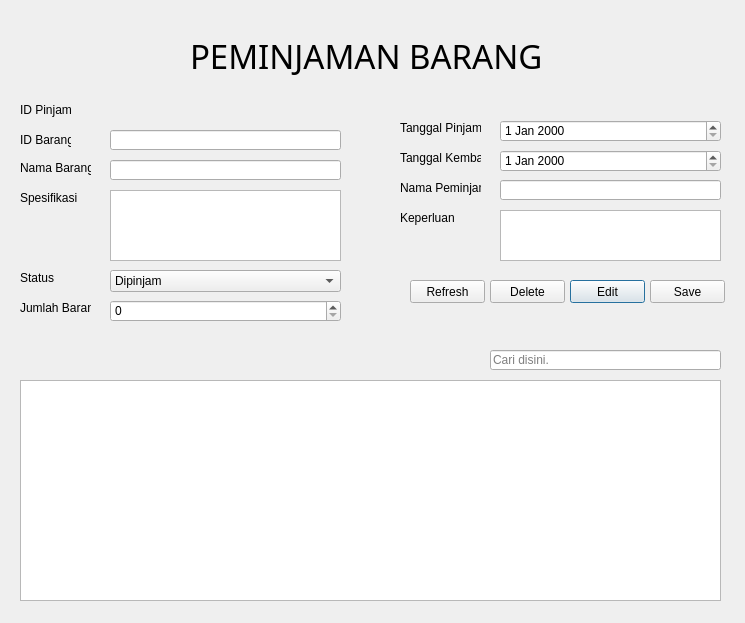
<?xml version="1.0" encoding="UTF-8"?>
<ui version="4.0">
 <class>pinjam_barang</class>
 <widget class="QDialog" name="pinjam_barang">
  <property name="geometry">
   <rect>
    <x>0</x>
    <y>0</y>
    <width>745</width>
    <height>623</height>
   </rect>
  </property>
  <property name="windowTitle">
   <string>Peminjaman Barang</string>
  </property>
  <widget class="QDateEdit" name="txt_tgl2">
   <property name="geometry">
    <rect>
     <x>500</x>
     <y>150</y>
     <width>221</width>
     <height>22</height>
    </rect>
   </property>
  </widget>
  <widget class="QTextEdit" name="txt_spesifikasi">
   <property name="enabled">
    <bool>true</bool>
   </property>
   <property name="geometry">
    <rect>
     <x>110</x>
     <y>190</y>
     <width>231</width>
     <height>71</height>
    </rect>
   </property>
   <property name="readOnly">
    <bool>true</bool>
   </property>
  </widget>
  <widget class="QLineEdit" name="txt_namabrg">
   <property name="enabled">
    <bool>true</bool>
   </property>
   <property name="geometry">
    <rect>
     <x>110</x>
     <y>160</y>
     <width>231</width>
     <height>20</height>
    </rect>
   </property>
   <property name="readOnly">
    <bool>true</bool>
   </property>
  </widget>
  <widget class="QLabel" name="label_4">
   <property name="geometry">
    <rect>
     <x>20</x>
     <y>190</y>
     <width>71</width>
     <height>16</height>
    </rect>
   </property>
   <property name="text">
    <string>Spesifikasi</string>
   </property>
  </widget>
  <widget class="QPushButton" name="pushButton_update">
   <property name="geometry">
    <rect>
     <x>570</x>
     <y>280</y>
     <width>75</width>
     <height>23</height>
    </rect>
   </property>
   <property name="text">
    <string>Edit</string>
   </property>
  </widget>
  <widget class="QLabel" name="label_8">
   <property name="geometry">
    <rect>
     <x>400</x>
     <y>210</y>
     <width>71</width>
     <height>16</height>
    </rect>
   </property>
   <property name="text">
    <string>Keperluan</string>
   </property>
  </widget>
  <widget class="QLabel" name="label_7">
   <property name="geometry">
    <rect>
     <x>400</x>
     <y>180</y>
     <width>81</width>
     <height>16</height>
    </rect>
   </property>
   <property name="text">
    <string>Nama Peminjam</string>
   </property>
  </widget>
  <widget class="QLabel" name="label_3">
   <property name="geometry">
    <rect>
     <x>20</x>
     <y>160</y>
     <width>71</width>
     <height>16</height>
    </rect>
   </property>
   <property name="text">
    <string>Nama Barang</string>
   </property>
  </widget>
  <widget class="QLineEdit" name="txt_idbrg">
   <property name="geometry">
    <rect>
     <x>110</x>
     <y>130</y>
     <width>231</width>
     <height>20</height>
    </rect>
   </property>
  </widget>
  <widget class="QLabel" name="label_10">
   <property name="geometry">
    <rect>
     <x>20</x>
     <y>270</y>
     <width>81</width>
     <height>16</height>
    </rect>
   </property>
   <property name="text">
    <string>Status</string>
   </property>
  </widget>
  <widget class="QLabel" name="label_2">
   <property name="geometry">
    <rect>
     <x>20</x>
     <y>130</y>
     <width>51</width>
     <height>20</height>
    </rect>
   </property>
   <property name="text">
    <string>ID Barang</string>
   </property>
  </widget>
  <widget class="QLabel" name="txt_idpinjam">
   <property name="geometry">
    <rect>
     <x>110</x>
     <y>100</y>
     <width>47</width>
     <height>16</height>
    </rect>
   </property>
   <property name="text">
    <string/>
   </property>
  </widget>
  <widget class="QSpinBox" name="txt_jmlbrg">
   <property name="geometry">
    <rect>
     <x>110</x>
     <y>300</y>
     <width>231</width>
     <height>22</height>
    </rect>
   </property>
  </widget>
  <widget class="QComboBox" name="txt_status">
   <property name="geometry">
    <rect>
     <x>110</x>
     <y>270</y>
     <width>231</width>
     <height>22</height>
    </rect>
   </property>
   <item>
    <property name="text">
     <string>Dipinjam</string>
    </property>
   </item>
   <item>
    <property name="text">
     <string>Dikembalikan</string>
    </property>
   </item>
  </widget>
  <widget class="QLabel" name="label_6">
   <property name="geometry">
    <rect>
     <x>20</x>
     <y>300</y>
     <width>71</width>
     <height>16</height>
    </rect>
   </property>
   <property name="text">
    <string>Jumlah Barang</string>
   </property>
  </widget>
  <widget class="QPushButton" name="pushButton_delete">
   <property name="geometry">
    <rect>
     <x>490</x>
     <y>280</y>
     <width>75</width>
     <height>23</height>
    </rect>
   </property>
   <property name="text">
    <string>Delete</string>
   </property>
  </widget>
  <widget class="QLabel" name="label_11">
   <property name="geometry">
    <rect>
     <x>20</x>
     <y>100</y>
     <width>51</width>
     <height>20</height>
    </rect>
   </property>
   <property name="text">
    <string>ID Pinjam</string>
   </property>
  </widget>
  <widget class="QLabel" name="label_5">
   <property name="geometry">
    <rect>
     <x>400</x>
     <y>120</y>
     <width>81</width>
     <height>16</height>
    </rect>
   </property>
   <property name="text">
    <string>Tanggal Pinjam</string>
   </property>
  </widget>
  <widget class="QPushButton" name="pushButton_save">
   <property name="geometry">
    <rect>
     <x>650</x>
     <y>280</y>
     <width>75</width>
     <height>23</height>
    </rect>
   </property>
   <property name="text">
    <string>Save</string>
   </property>
  </widget>
  <widget class="QLabel" name="label">
   <property name="geometry">
    <rect>
     <x>190</x>
     <y>30</y>
     <width>361</width>
     <height>51</height>
    </rect>
   </property>
   <property name="font">
    <font>
     <family>Maiandra GD</family>
     <pointsize>25</pointsize>
    </font>
   </property>
   <property name="text">
    <string>PEMINJAMAN BARANG</string>
   </property>
  </widget>
  <widget class="QDateEdit" name="txt_tgl">
   <property name="geometry">
    <rect>
     <x>500</x>
     <y>120</y>
     <width>221</width>
     <height>22</height>
    </rect>
   </property>
  </widget>
  <widget class="QLabel" name="label_9">
   <property name="geometry">
    <rect>
     <x>400</x>
     <y>150</y>
     <width>81</width>
     <height>16</height>
    </rect>
   </property>
   <property name="text">
    <string>Tanggal Kembali</string>
   </property>
  </widget>
  <widget class="QTableView" name="tableView">
   <property name="geometry">
    <rect>
     <x>20</x>
     <y>380</y>
     <width>701</width>
     <height>221</height>
    </rect>
   </property>
  </widget>
  <widget class="QLineEdit" name="txt_cari">
   <property name="geometry">
    <rect>
     <x>490</x>
     <y>350</y>
     <width>231</width>
     <height>20</height>
    </rect>
   </property>
   <property name="placeholderText">
    <string>Cari disini.</string>
   </property>
  </widget>
  <widget class="QPushButton" name="pushButton_refresh">
   <property name="geometry">
    <rect>
     <x>410</x>
     <y>280</y>
     <width>75</width>
     <height>23</height>
    </rect>
   </property>
   <property name="text">
    <string>Refresh</string>
   </property>
  </widget>
  <widget class="QLineEdit" name="txt_namapeminjam">
   <property name="geometry">
    <rect>
     <x>500</x>
     <y>180</y>
     <width>221</width>
     <height>20</height>
    </rect>
   </property>
  </widget>
  <widget class="QTextEdit" name="txt_keperluan">
   <property name="geometry">
    <rect>
     <x>500</x>
     <y>210</y>
     <width>221</width>
     <height>51</height>
    </rect>
   </property>
  </widget>
 </widget>
 <resources/>
 <connections/>
</ui>
